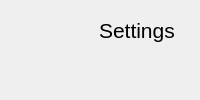
    <widget class="QWidget" name="headerWidget" native="true">
     <property name="sizePolicy">
      <sizepolicy hsizetype="Preferred" vsizetype="Maximum">
       <horstretch>0</horstretch>
       <verstretch>0</verstretch>
      </sizepolicy>
     </property>
     <property name="styleSheet">
      <string notr="true"/>
     </property>
     <layout class="QHBoxLayout" name="horizontalLayout_7">
      <item>
       <widget class="QLabel" name="label_6">
        <property name="styleSheet">
         <string notr="true">background:transparent;
padding: 8px 0px 8px 8px;</string>
        </property>
        <property name="text">
         <string/>
        </property>
        <property name="pixmap">
         <pixmap resource="icons.qrc">:/icons/app/icon-48.png</pixmap>
        </property>
       </widget>
      </item>
      <item>
       <layout class="QVBoxLayout" name="titleColumn">
        <property name="spacing">
         <number>0</number>
        </property>
        <item>
         <widget class="QLabel" name="label_7">
          <property name="sizePolicy">
           <sizepolicy hsizetype="Maximum" vsizetype="Preferred">
            <horstretch>0</horstretch>
            <verstretch>0</verstretch>
           </sizepolicy>
          </property>
          <property name="font">
           <font>
            <pointsize>16</pointsize>
           </font>
          </property>
          <property name="styleSheet">
           <string notr="true">QLabel{
padding: 0px 8px 0px 8px;
background:transparent;
}</string>
          </property>
          <property name="text">
           <string>Settings</string>
          </property>
          <property name="textFormat">
           <enum>Qt::PlainText</enum>
          </property>
         </widget>
        </item>
        <item>
         <widget class="QLabel" name="buildLabel">
          <property name="sizePolicy">
           <sizepolicy hsizetype="Maximum" vsizetype="Preferred">
            <horstretch>0</horstretch>
            <verstretch>0</verstretch>
           </sizepolicy>
          </property>
          <property name="styleSheet">
           <string notr="true">QLabel{
padding: 0px 8px 4px 8px;
background:transparent;
}</string>
          </property>
          <property name="text">
           <string notr="true"/>
          </property>
          <property name="textFormat">
           <enum>Qt::PlainText</enum>
          </property>
         </widget>
        </item>
       </layout>
      </item>
     </layout>
    </widget>
